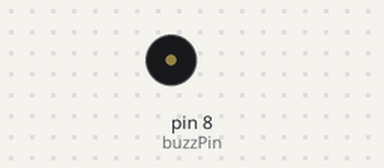
Recording of a sketch running on a simulated Arduino Uno, built with avr-gcc and run on an emulated ATmega328P. Shown: buzzer (waves = sounding).

Above: at 0.05 s.
Timing chart, 0 to 3.0 s (numbered marks = the images above):
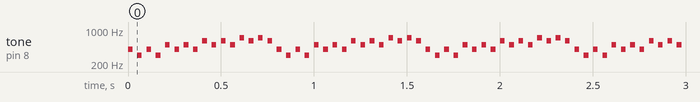

The sketch:

buzzer.ino
```cpp
/*

Makes noise on the buzzer.

*/

#define buzzPin 8

void setup()
{
  Serial.begin(9600);
  pinMode(buzzPin, OUTPUT);
}

void loop()
{
  tone(buzzPin, 400, 25);
  delay(50);
  tone(buzzPin, 300, 25);
  delay(50);
  tone(buzzPin, 400, 25);
  delay(50);
  tone(buzzPin, 300, 25);
  delay(50);
  tone(buzzPin, 500, 25);
  delay(50);
  tone(buzzPin, 400, 25);
  delay(50);
  tone(buzzPin, 500, 25);
  delay(50);
  tone(buzzPin, 400, 25);
  delay(50);
  tone(buzzPin, 600, 25);
  delay(50);
  tone(buzzPin, 500, 25);
  delay(50);
  tone(buzzPin, 600, 25);
  delay(50);
  tone(buzzPin, 500, 25);
  delay(50);
  tone(buzzPin, 700, 25);
  delay(50);
  tone(buzzPin, 600, 25);
  delay(50);
  tone(buzzPin, 700, 25);
  delay(50);
  tone(buzzPin, 600, 25);
  delay(50);
}
```

Measured:
- by itself, tone on pin 8 (buzzPin): plays 400 Hz for 0.03 s, 300 Hz for 0.03 s, 400 Hz for 0.03 s, 300 Hz for 0.03 s, 500 Hz for 0.03 s, 400 Hz for 0.03 s … (2599 notes in this stretch)
